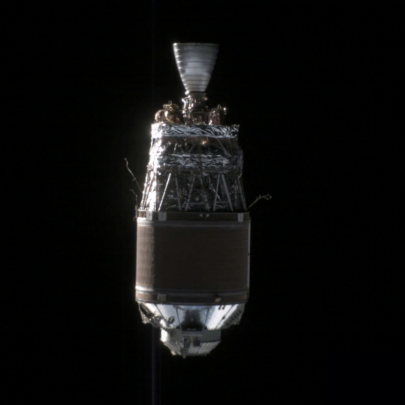
#> input picture edit-dataset/8.png, 405 x 405 px
$ python histogram.py
#> lines starting #> are read from the running program, lines starting #| are printed output that depends on the picture
import cv2
import numpy as np
import matplotlib.pyplot as plt

def calculate_histogram(image):
    hist = []
    for i in range(3):
        hist.append(cv2.calcHist([image], [i], None, [256], [0, 256]))
        plt.plot(hist[i], color = ['b', 'g', 'r'][i])
        plt.xlim([0, 256])
    plt.show()
    return hist

def compare_histograms(hist1, hist2):
    comparison = []
    for i in range(3):
        comparison.append(cv2.compareHist(hist1[i], hist2[i], cv2.HISTCMP_CORREL))
    return comparison

def plot_histograms(hist1, hist2):
    colors = ('b', 'g', 'r')
    for i, color in enumerate(colors):
        plt.subplot(2, 3, i+1)
        plt.title(f'Image 1 - {color.upper()} Channel')
        plt.plot(hist1[i], color=color)
        plt.xlim([0, 256])

        plt.subplot(2, 3, i+4)
        plt.title(f'Image 2 - {color.upper()} Channel')
        plt.plot(hist2[i], color=color)
        plt.xlim([0, 256])

    plt.tight_layout()
    plt.show()

def gaussian_blur(image, kernel_size=21):
    return cv2.GaussianBlur(image, (kernel_size, kernel_size), 21)


# 画像を読み込む
# img1 = cv2.imread('../data/real_img/0.png')
# img2 = cv2.imread('../data/real_img/1.jpg')

img1 = cv2.imread('8.png')
#> img1 is the input picture: shape (405, 405, 3); mean B, G, R 11.5, 12, 11.9
img2 = cv2.imread('7.jpg')
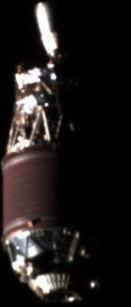
#> input picture edit-dataset/7.jpg, 131 x 307 px
#> img2 is the input picture: shape (307, 131, 3); mean B, G, R 27.8, 28.9, 33


cv2.imshow('image', gaussian_blur(img1))
#> in gaussian_blur, `return cv2.GaussianBlur(image, (kernel_size, kernel_size), 21)`:
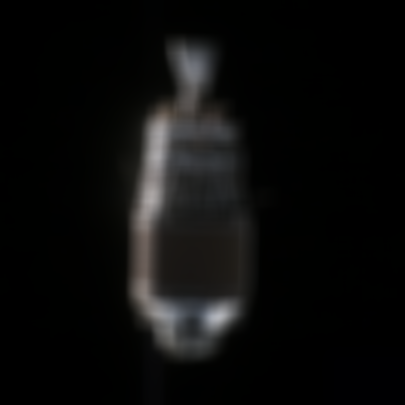
#> returned value: shape (405, 405, 3); mean of channels 0, 1, 2 11.4, 12, 11.8; drawn as B, G, R
cv2.imwrite('8_blur.png', gaussian_blur(img1))
cv2.waitKey(0)
cv2.destroyAllWindows()
cv2.imshow('image', gaussian_blur(img2))
#> call 3 of gaussian_blur, with kernel_size = 21
#> in gaussian_blur (call 3), `return cv2.GaussianBlur(image, (kernel_size, kernel_size), 21)`:
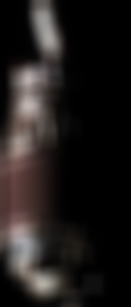
#> returned value: shape (307, 131, 3); mean of channels 0, 1, 2 27.9, 29.1, 33.1; drawn as B, G, R
cv2.waitKey(0)
cv2.destroyAllWindows()


# BGR to RGB
img1 = cv2.cvtColor(img1, cv2.COLOR_BGR2RGB)
img2 = cv2.cvtColor(img2, cv2.COLOR_BGR2RGB)

# ヒストグラムを計算
hist1 = calculate_histogram(img1)
#> after the loop in calculate_histogram, `for i in range(3):`: hist = 3 items
#> in calculate_histogram, `plt.show()`:
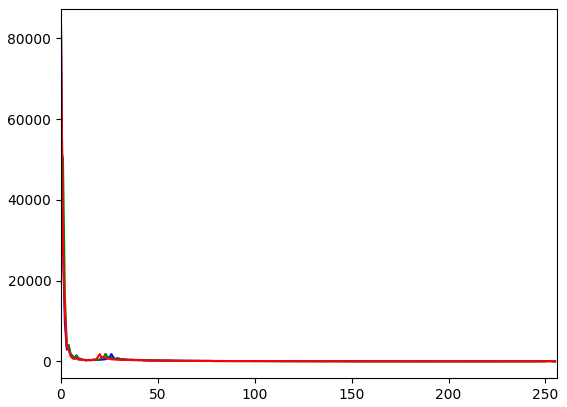
#> figure drawn by matplotlib, 1 panel; curve peaks at x = 0, y = 83182; curve peaks at x = 0, y = 52684; curve peaks at x = 0, y = 81901
#> hist1 = 3 items
hist2 = calculate_histogram(img2)
#> in calculate_histogram (call 2), `plt.show()`:
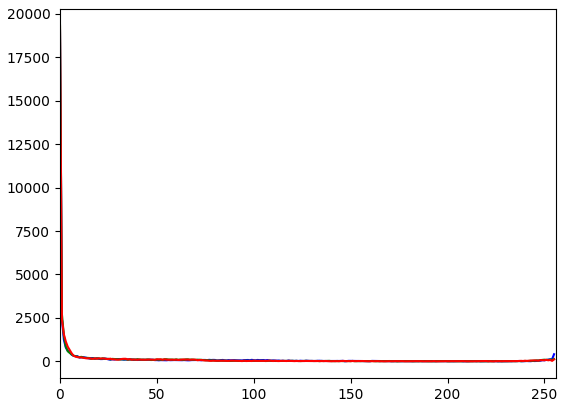
#> figure drawn by matplotlib, 1 panel; curve peaks at x = 0, y = 19024; curve peaks at x = 0, y = 19320; curve peaks at x = 0, y = 19240
#> hist2 = 3 items

# ヒストグラムを比較
comparison = compare_histograms(hist1, hist2)
#> after the loop in compare_histograms, `for i in range(3):`: comparison = [0.976, 0.806, 0.974]
#> comparison = [0.976, 0.806, 0.974]

# 結果を表示
print("Histogram Comparison (Correlation):")
print(f"R Channel: {comparison[0]:.4f}")
#| R Channel: 0.9763
print(f"G Channel: {comparison[1]:.4f}")
#| G Channel: 0.8055
print(f"B Channel: {comparison[2]:.4f}")
#| B Channel: 0.9741

# ヒストグラムをプロット
plot_histograms(hist1, hist2)
#> in plot_histograms, `plt.show()`:
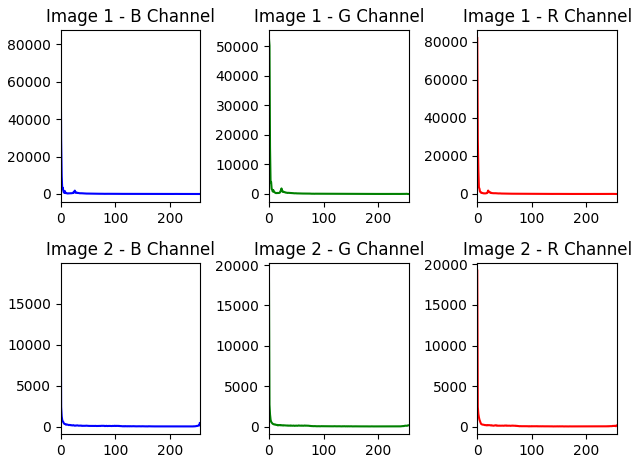
#> figure drawn by matplotlib, 6 panels; panel 1: curve peaks at x = 0, y = 83182; panel 2: curve peaks at x = 0, y = 19024; panel 3: curve peaks at x = 0, y = 52684; panel 4: curve peaks at x = 0, y = 19320
